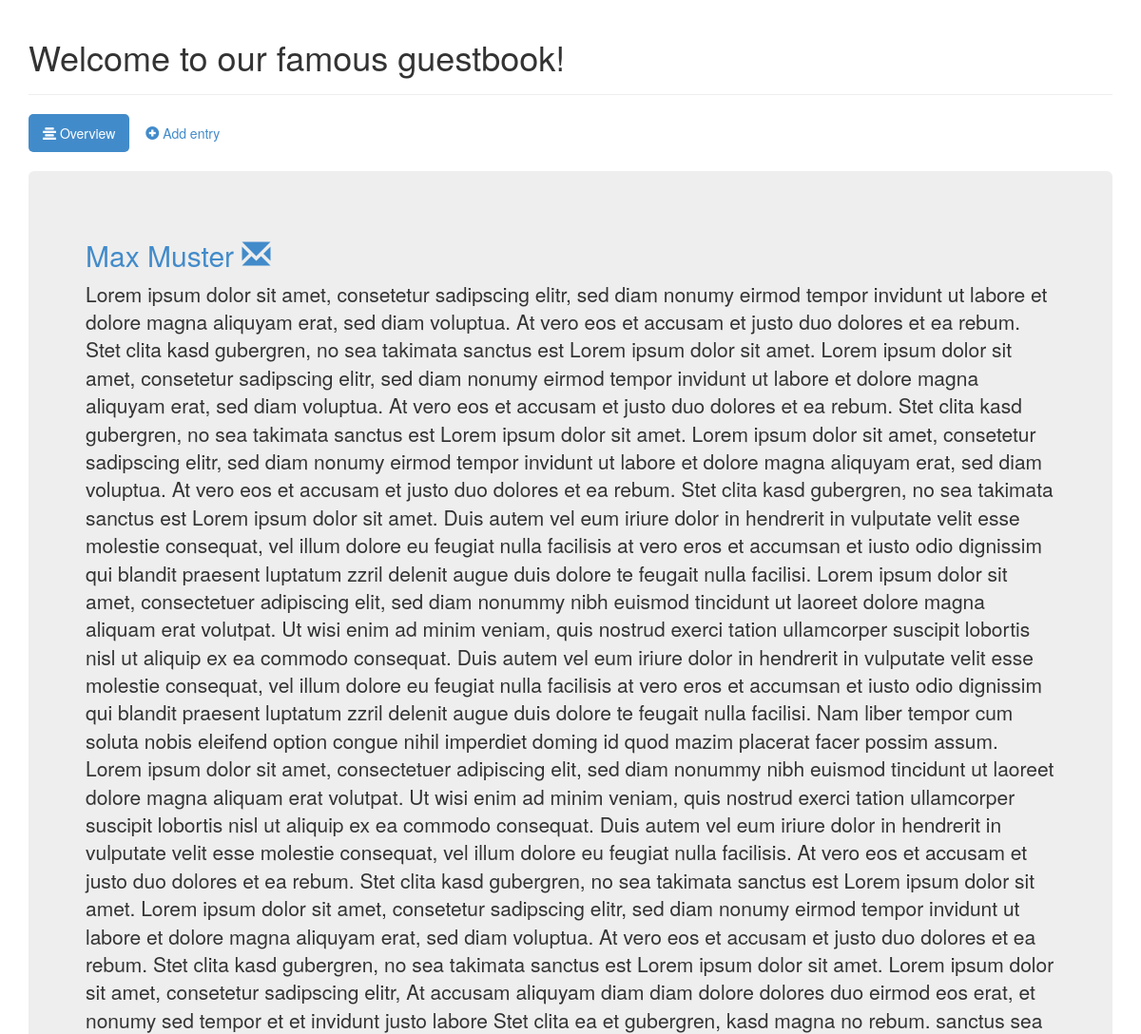
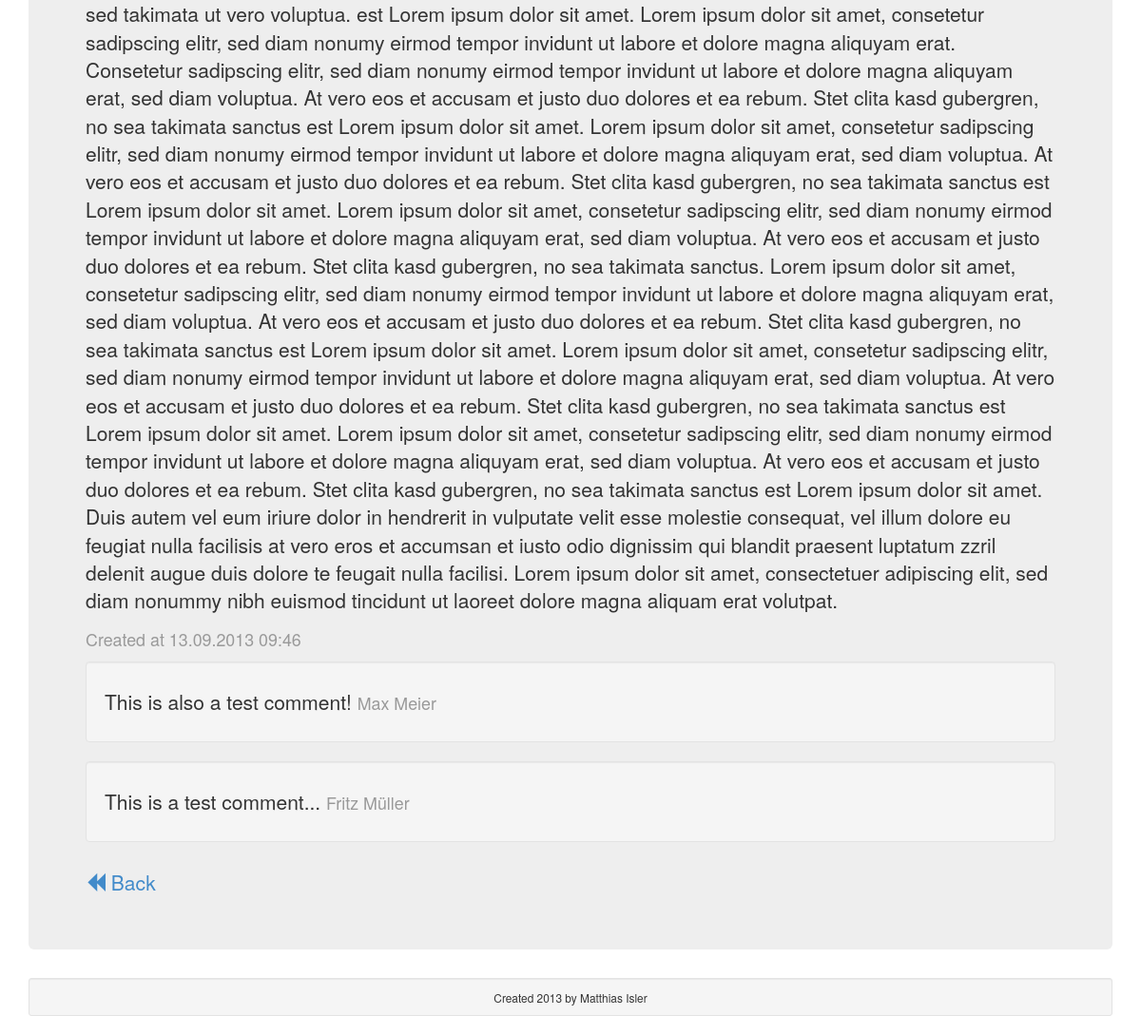
The app's page /?controller=Book&method=detail&id=37 with its own data (2 pictures, top to bottom).
### tables this page shows
CREATE TABLE IF NOT EXISTS `posts` (
  `post_id` int(10) unsigned NOT NULL AUTO_INCREMENT,
  `name` varchar(100) NOT NULL,
  `mail` varchar(100) NOT NULL,
  `message` text NOT NULL,
  `created_at` timestamp NOT NULL DEFAULT CURRENT_TIMESTAMP,
  PRIMARY KEY (`post_id`)
);

CREATE TABLE IF NOT EXISTS `comments` (
  `comment_id` int(10) unsigned NOT NULL AUTO_INCREMENT,
  `post_id` int(10) unsigned NOT NULL,
  `name` varchar(100) NOT NULL,
  `comment` text NOT NULL,
  PRIMARY KEY (`comment_id`,`post_id`),
  KEY `IDX_COMMENTS_POST_ID_POSTS_POST_ID` (`post_id`)
);

### library/framework/view/Base.php (called while the page is built, shortened)
<?php
class Framework_View_Base
{
    private $_vars = array();
    private $_target = null;
    public function load($target)
    {
        $this->_target = $this->_prefix . $target;
        return $this;
    }
    public function __get($name)
    {
        return $this->get($name);
    }
    public function set($name, $value)
    {
        $this->_vars[$name] = $value;
        return $this;
    }
    public function get($name)
    {
        if (isset($this->_vars[$name])) {
            return $this->_vars[$name];
        }
        return false;
    }
    public function render()
    {
        $autoloader = Framework_Autoloader::getInstance();
        include $autoloader->autoload($this->_target, false);
        return ob_get_clean();
    }
}

### app/controller/Book.php (called while the page is built, shortened)
<?php
class Controller_Book extends Framework_Controller
{
    public function detail()
    {
        $postId = $this->request()->get('id');
        $view = $this->view()->load('Book_Detail');
        $postModel = $this->model()->load('Post');
        $commentModel = $this->model()->load('Comment');
        $post = $postModel->get($postId);
        $comments = $commentModel->getByPostId($postId);
        $view->post = $post;
        $view->comments = $comments;
        return $view->render();
    }
}

### library/framework/mvc/dispatcher/Standard.php (called while the page is built, shortened)
<?php
class Framework_Mvc_Dispatcher_Standard implements Framework_Mvc_Dispatcher_Interface
{
    private $_method;
    public function setRoute($route)
    {
        $this->_method = $route[1];
        return $this;
    }
    public function loadRoute()
    {
        $method = $this->_method;
        $object = new $controller();
        $output = $object->$method();
        return $output;
    }
}

### library/framework/Mvc.php (called while the page is built, shortened)
<?php
class Framework_Mvc
{
    private $_router = null;
    private $_dispatcher = null;
    public function getRouter()
    {
        return $this->_router;
    }
    public function setRouter($router)
    {
        if ($router instanceof Framework_Mvc_Router_Interface) {
            $this->_router = $router;
            return $this;
        }
        throw new Exception('Router is invalid');
    }
    public function getDispatcher()
    {
        return $this->_dispatcher;
    }
    public function setDispatcher($dispatcher)
    {
        if ($dispatcher instanceof Framework_Mvc_Dispatcher_Interface) {
            $this->_dispatcher = $dispatcher;
            return $this;
        }
        throw new Exception('Dispatcher is invalid');
    }
    public function run()
    {
        $router = $this->getRouter();
        $dispatcher = $this->getDispatcher();
        $route = new Framework_Controller_Request();
        $router->setRoute(array(
            $route->getController(),
            $route->getMethod()
        ));
        $dispatcher->setRoute(array(
            $router->getController(),
            $router->getMethod()
        ));
        $dispatcher->setRoute(array(
            $router->getController(),
            $router->getMethod()
        ));
        $output = $dispatcher->loadRoute();
        return $this;
    }
}

### library/framework/Autoloader.php (called while the page is built, shortened)
<?php
class Framework_Autoloader
{
    private $_dirs = array();
    public function addDir($dir)
    {
        $this->_dirs[] = $dir;
        return $this;
    }
    public function autoload($className, $include = true)
    {
        $fileName = $this->_convertClassName($className);
        foreach ($this->_dirs as $dir) {
            $file = $dir . DIRECTORY_SEPARATOR . $fileName;
            if (file_exists($file)) {
                if ($include) {
                    return true;
                }
                return $file;
            }
        }
        return false;
    }
    private function _convertClassName($className)
    {
        $name = '';
        $parts = explode('_', $className);
        $i = 1;
        $quantity = count($parts);
        foreach ($parts as $part) {
            if ($i == $quantity) {
                $name .= ucwords($part) . '.php';
            }
            else {
                $name .= strtolower($part) . DIRECTORY_SEPARATOR;
            }
            $i++;
        }
        return $name;
    }
}

### library/framework/model/Registry.php (called while the page is built, shortened)
<?php
class Framework_Model_Registry
{
    private $_connection = null;
    private static $_instance = null;
    public static function getInstance()
    {
        if (!self::$_instance) {
            self::$_instance = new self;
        }
        return self::$_instance;
    }
    public function setConnection($connection)
    {
        $this->_connection = $connection;
        return $this;
    }
    public function __call($name, $params)
    {
        if ($this->_connection) {
            if (method_exists($this->_connection, $name)) {
                return call_user_func_array(array($this->_connection, $name), $params[0]);
            }
            throw new Exception('Method not supported');
        }
        throw new Exception('Connection not available');
    }
}

### library/framework/Model.php (called while the page is built, shortened)
<?php
class Framework_Model
{
    private $_registry;
    public function __construct()
    {
        $this->_registry = Framework_Model_Registry::getInstance();
        return $this;
    }
    public function init()
    {
        return true;
    }
    final public function load($model)
    {
        $object = new $model();
        $object->init();
        return $object;
    }
    public function __call($name, $params)
    {
        return $this->_registry->$name($params);
    }
}

### library/framework/Controller.php (called while the page is built, shortened)
<?php
abstract class Framework_Controller
{
    final public function request()
    {
        return new Framework_Controller_Request();
    }
    final public function model()
    {
        return new Framework_Model();
    }
}

### library/framework/controller/Request.php (called while the page is built, shortened)
<?php
class Framework_Controller_Request
{
    public function get($key)
    {
        switch (true) {
            case isset($_GET[$key]):
                return $_GET[$key];
        }
    }
}

### app/model/Post.php (called while the page is built, shortened)
<?php
class Model_Post extends Framework_Model
{
    public function get($postId)
    {
        $statement = $this->prepare("SELECT post_id, name, mail, message, created_at
                                     FROM posts
                                     WHERE post_id = :post_id
                                     LIMIT 1");
        $statement->bindValue(':post_id', $postId);
        $statement->execute();
        return $statement->fetch();
    }
}

### app/model/Comment.php (called while the page is built, shortened)
<?php
class Model_Comment extends Framework_Model
{
    public function getByPostId($postId)
    {
        $statement = $this->prepare("SELECT name, comment
                                     FROM comments
                                     WHERE post_id = :post_id
                                     ORDER BY comment_id DESC");
        $statement->bindValue(':post_id', $postId);
        $statement->execute();
        return $statement->fetchAll();
    }
}

### app/view/book/Detail.php (the view)
<div id="post-detail">
    <h2>
        <a href="mailto:<?php echo $post['mail']; ?>">
            <?php echo $post['name']; ?>
            <span class="glyphicon glyphicon-envelope"></span>
        </a>
    </h2>
    <p><?php echo $post['message']; ?></p>
    <p class="text-muted">
        <small>Created at <?php echo date('d.m.Y H:i', strtotime($post['created_at'])); ?></small>
    </p>
    <?php foreach ($this->comments as $comment) : ?>
    <div class="well">
        <span>
            <?php echo $comment['comment']; ?>
            <small class="text-muted"><?php echo $comment['name']; ?></small>
        </span>
    </div>
    <?php endforeach; ?>
    <a href="#" onclick="history.back();">
        <span class="glyphicon glyphicon-backward"></span> Back
    </a>
</div>

### public/css/application.css (style rules this page uses)
body { display: none; }

### records on screen
posts: name "Max Muster", message "Lorem ipsum dolor sit amet, consetetur sadipscing elitr, sed diam nonumy eirmod tempor invidunt ut labore et dolore magna aliquyam erat, sed diam voluptua. At vero eos et accusam et justo duo dolores et ea rebum. Stet clita kasd gubergren, no sea takimata sanctus est Lorem ipsum dolor sit amet. Lorem ipsum dolor sit amet, consetetur sadipscing elitr, sed diam nonumy eirmod tempor invidunt ut labore et dolore magna aliquyam erat, sed diam voluptua. At vero eos et accusam et justo duo dolores et ea rebum. Stet clita kasd gubergren, no sea takimata sanctus est Lorem ipsum dolor sit amet. Lorem ipsum dolor sit amet, consetetur sadipscing elitr, sed diam nonumy eirmod tempor invidunt ut labore…", created_at "13.09.2013 09:46"
comments: comment "This is also a test comment!", name "Max Meier"
comments: comment "This is a test comment...", name "Fritz Müller"
